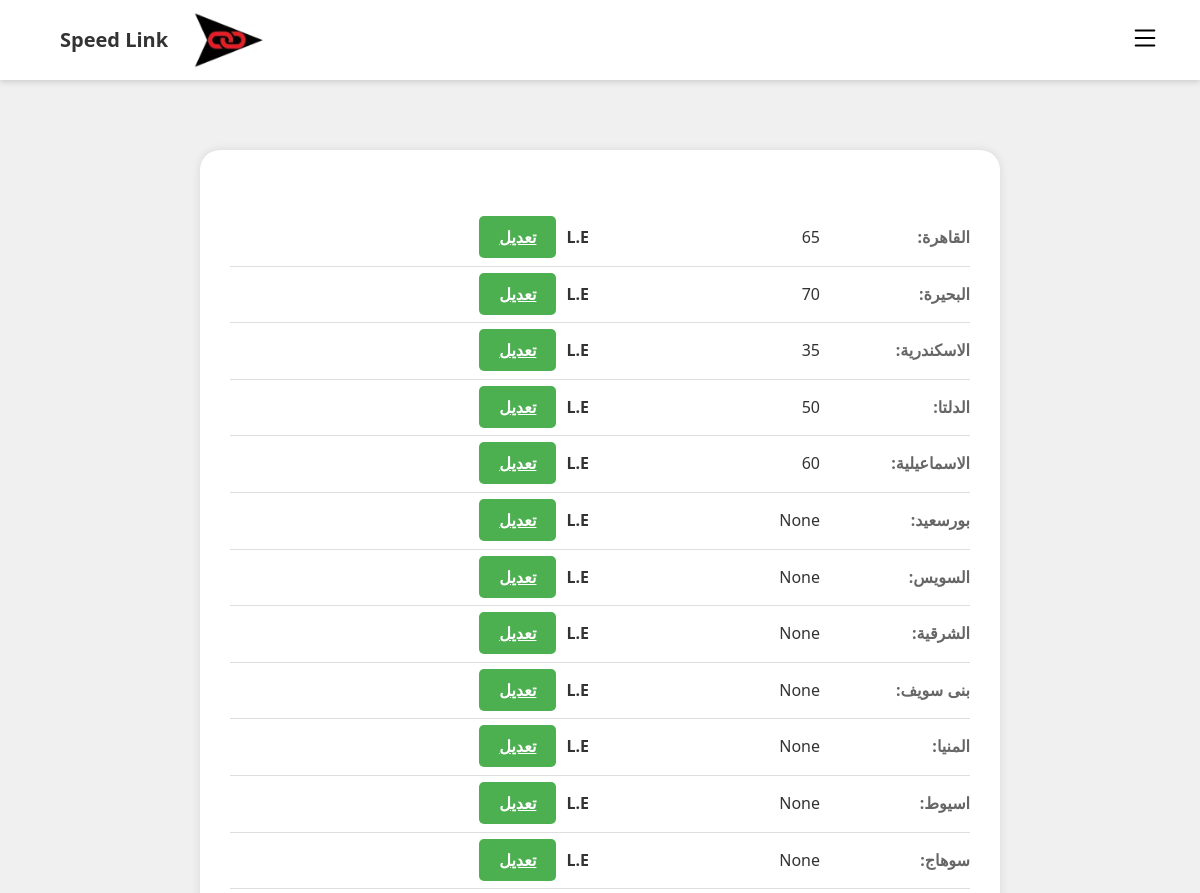
Before: /dprice/1 (upper part) with the older database file.
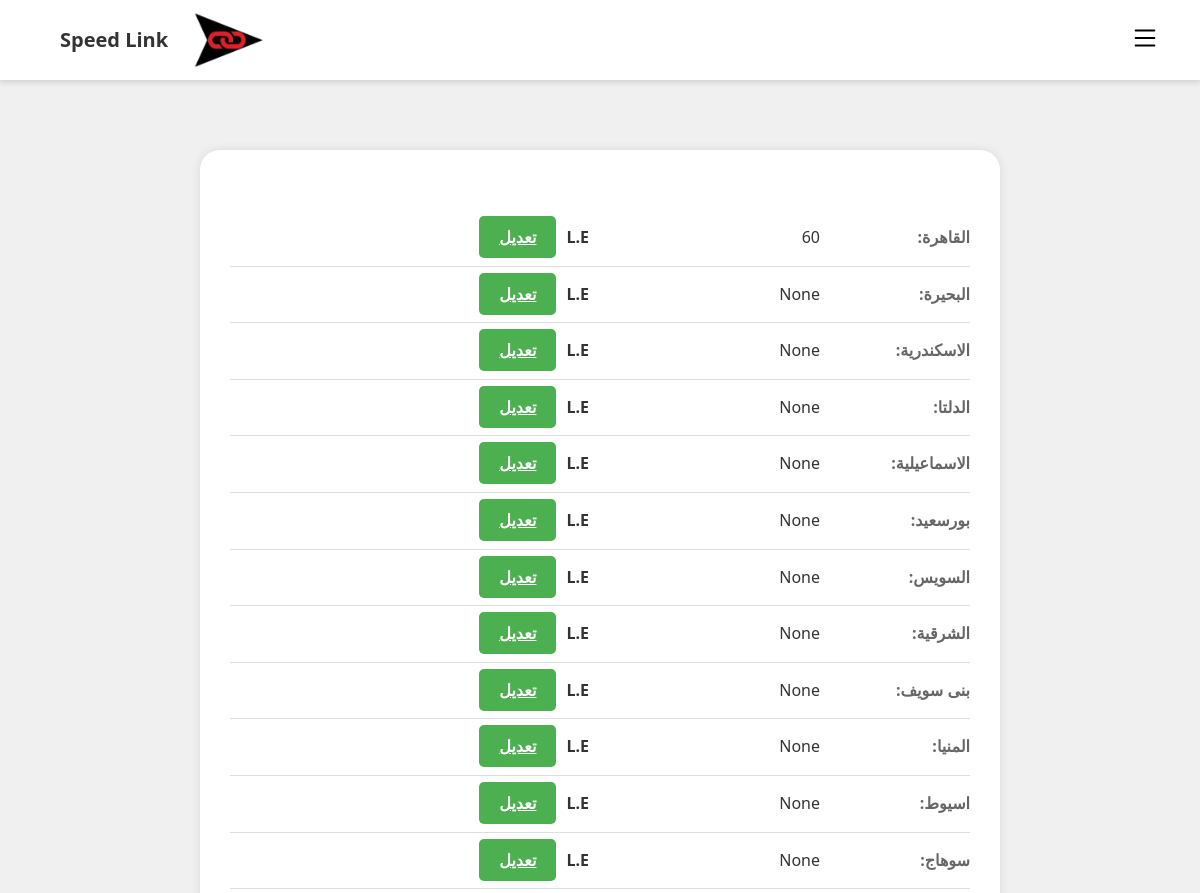
After: the same page with the newer database file.
### app.py (models this page shows)
class Dprice(db.Model):
    id = db.Column(db.Integer, primary_key=True)
    sid = db.Column(db.Integer)
    p1 = db.Column(db.Integer)
    p2 = db.Column(db.Integer)
    p3 = db.Column(db.Integer)
    p4 = db.Column(db.Integer)
    p5 = db.Column(db.Integer)
    p6 = db.Column(db.Integer)
    p7 = db.Column(db.Integer)
    p8 = db.Column(db.Integer)
    p9 = db.Column(db.Integer)
    p10 = db.Column(db.Integer)
    p11 = db.Column(db.Integer)
    p12 = db.Column(db.Integer)
    p13 = db.Column(db.Integer)
    p14 = db.Column(db.Integer)
    p15 = db.Column(db.Integer)
    p16 = db.Column(db.Integer)
    p17 = db.Column(db.Integer)
    p18 = db.Column(db.Integer)
    p19 = db.Column(db.Integer)
    p20 = db.Column(db.Integer)
    p21 = db.Column(db.Integer)
    p22 = db.Column(db.Integer)
    p23 = db.Column(db.Integer)
    p24 = db.Column(db.Integer)
    p25 = db.Column(db.Integer)
    p26 = db.Column(db.Integer)

### app.py (the view)
@app.route('/dprice/<int:sid>')
def dprice(sid):
    price = Dprice.query.filter_by(sid=sid).first()
    return render_template('dprice.html',price=price)

### templates/dprice.html (shortened to what the changed rows need)
{% extends 'base.html' %} {% block content %}
<div class="profile-container">
<div class="profile-details">
    <form action="/saveprice/{{ price.sid }}" method="post">
        <table><tr>
          <td>
            <input
              type="text"
              name="1"
              value="{{ price.p1 }}"
              class="readonly"
              readonly
            />L.E<a href="#" class="edit-button" onclick="enableField(this)">تعديل</a>
          </td>
        </tr>
        <tr>
          <td>
            <input
              type="text"
              name="2"
              value="{{ price.p2 }}"
              class="readonly"
              readonly
            />L.E<a href="#" class="edit-button" onclick="enableField(this)">تعديل</a>
          </td>
        </tr>
        <tr>
          <td>
            <input
              type="text"
              name="3"
              value="{{ price.p3 }}"
              class="readonly"
              readonly
            />L.E<a href="#" class="edit-button" onclick="enableField(this)">تعديل</a>
          </td>
        </tr>
        <tr>
          <td>
            <input
              type="text"
              name="4"
              value="{{ price.p4 }}"
              class="readonly"
              readonly
            />L.E<a href="#" class="edit-button" onclick="enableField(this)">تعديل</a>
          </td>
        </tr>
        <tr>
          <td>
            <input
              type="text"
              name="5"
              value="{{ price.p5 }}"
              class="readonly"
              readonly
            />L.E<a href="#" class="edit-button" onclick="enableField(this)">تعديل</a>
          </td>
        </tr>
        <tr>
          <td>
            <input
              type="text"
              name="6"
              value="{{ price.p6 }}"
              class="readonly"
              readonly
            />L.E<a href="#" class="edit-button" onclick="enableField(this)">تعديل</a>
          </td>
        </tr>
        <tr>
          <td>
            <input
              type="text"
              name="7"
              value="{{ price.p7 }}"
              class="readonly"
              readonly
            />L.E<a href="#" class="edit-button" onclick="enableField(this)">تعديل</a>
          </td>
        </tr>
        <tr>
          <td>
            <input
              type="text"
              name="8"
              value="{{ price.p8 }}"
              class="readonly"
              readonly
            />L.E<a href="#" class="edit-button" onclick="enableField(this)">تعديل</a>
          </td>
        </tr>
        <tr>
          <td>
            <input
              type="text"
              name="9"
              value="{{ price.p9 }}"
              class="readonly"
              readonly
            />L.E<a href="#" class="edit-button" onclick="enableField(this)">تعديل</a>
          </td>
        </tr>
        <tr>
          <td>
            <input
              type="text"
              name="10"
              value="{{ price.p10 }}"
              class="readonly"
              readonly
            />L.E<a href="#" class="edit-button" onclick="enableField(this)">تعديل</a>
          </td>
        </tr>
        <tr>
          <td>
            <input
              type="text"
              name="11"
              value="{{ price.p11 }}"
              class="readonly"
              readonly
            />L.E<a href="#" class="edit-button" onclick="enableField(this)">تعديل</a>
          </td>
        </tr>
        <tr>
          <td>
            <input
              type="text"
              name="12"
              value="{{ price.p12 }}"
              class="readonly"
              readonly
            />L.E<a href="#" class="edit-button" onclick="enableField(this)">تعديل</a>
          </td>
        </tr>
        </table>
    </form>
</div>
</div>
{% endblock %}

Changed rows visible on the page:
changed Dprice "None": p1 "65" → "60"; p2 "70" → "None"; p3 "35" → "None"; p4 "50" → "None"; p5 "60" → "None"
